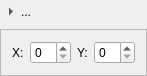
<?xml version="1.0" encoding="UTF-8"?>
<ui version="4.0">
 <class>SceneryObjectOnScenePropertiesClass</class>
 <widget class="QFrame" name="SceneryObjectOnScenePropertiesClass">
  <property name="geometry">
   <rect>
    <x>0</x>
    <y>0</y>
    <width>124</width>
    <height>70</height>
   </rect>
  </property>
  <property name="sizePolicy">
   <sizepolicy hsizetype="Expanding" vsizetype="Preferred">
    <horstretch>0</horstretch>
    <verstretch>0</verstretch>
   </sizepolicy>
  </property>
  <property name="windowTitle">
   <string>SceneryObjectOnSceneProperties</string>
  </property>
  <layout class="QVBoxLayout" name="verticalLayout">
   <property name="leftMargin">
    <number>0</number>
   </property>
   <property name="topMargin">
    <number>0</number>
   </property>
   <property name="rightMargin">
    <number>0</number>
   </property>
   <property name="bottomMargin">
    <number>0</number>
   </property>
   <item>
    <widget class="CollapseButton" name="sceneryObjectCollapseButton">
     <property name="sizePolicy">
      <sizepolicy hsizetype="Expanding" vsizetype="Fixed">
       <horstretch>0</horstretch>
       <verstretch>0</verstretch>
      </sizepolicy>
     </property>
     <property name="text">
      <string>...</string>
     </property>
     <property name="toolButtonStyle">
      <enum>Qt::ToolButtonTextBesideIcon</enum>
     </property>
     <property name="autoRaise">
      <bool>true</bool>
     </property>
     <property name="arrowType">
      <enum>Qt::RightArrow</enum>
     </property>
    </widget>
   </item>
   <item>
    <widget class="QFrame" name="sceneryObjectContent">
     <property name="frameShape">
      <enum>QFrame::StyledPanel</enum>
     </property>
     <property name="frameShadow">
      <enum>QFrame::Raised</enum>
     </property>
     <layout class="QHBoxLayout" name="horizontalLayout">
      <item>
       <widget class="QLabel" name="xPositionLabel">
        <property name="text">
         <string>X:</string>
        </property>
       </widget>
      </item>
      <item>
       <widget class="QSpinBox" name="xPositionSpinBox"/>
      </item>
      <item>
       <widget class="QLabel" name="yPositionLabel">
        <property name="text">
         <string>Y:</string>
        </property>
       </widget>
      </item>
      <item>
       <widget class="QSpinBox" name="yPositionSpinBox"/>
      </item>
     </layout>
    </widget>
   </item>
  </layout>
 </widget>
 <layoutdefault spacing="6" margin="11"/>
 <customwidgets>
  <customwidget>
   <class>CollapseButton</class>
   <extends>QToolButton</extends>
   <header>CollapseButton.h</header>
  </customwidget>
 </customwidgets>
 <resources/>
 <connections/>
</ui>
